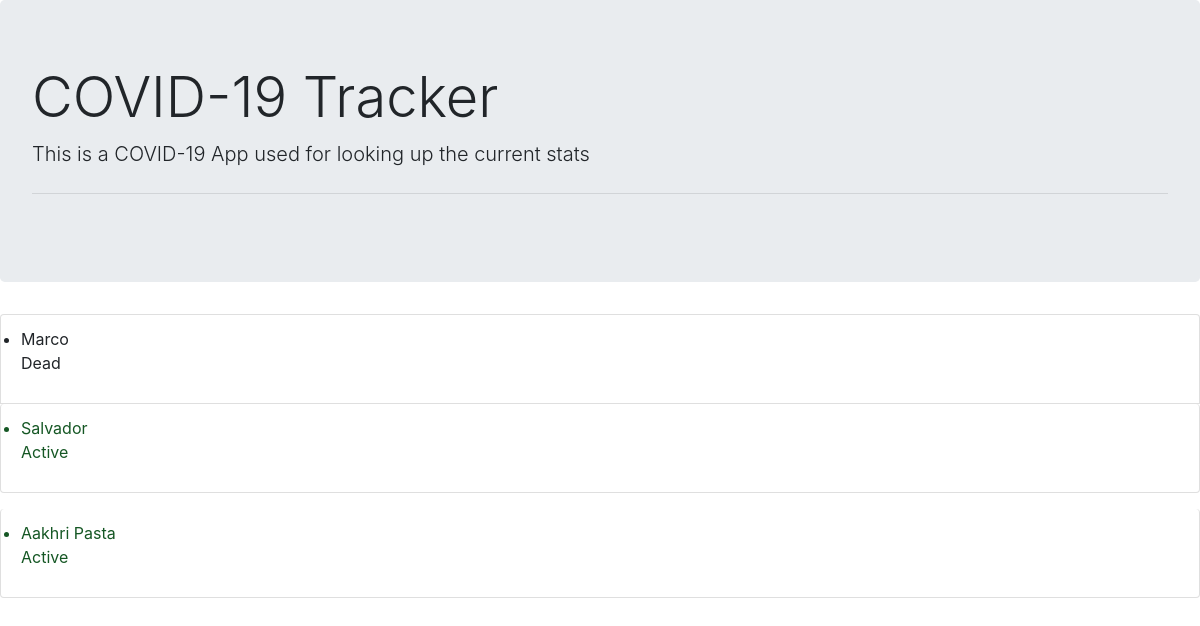
Page /countries/details/6 on the committed database.
### covidcases/models.py (models this page shows, shortened)
class Patients(models.Model):
    active = 'active'
    dead = 'dead'
    choices_list = [
        (active, 'Active'),
        (dead, 'Dead')
    ]
    country = models.ForeignKey(Country, on_delete=models.CASCADE)
    patient_name = models.CharField(max_length=200)
    status = models.CharField(max_length = 6, choices = choices_list)

### covidcases/views.py (the view)
# urls.py: path('details/<int:country_id>', views.details, name='details')
def details(request, country_id):
    country = get_object_or_404(Country, pk=country_id)
    all_patients = country.patients_set.all()
    context = {
        'all_patients': all_patients
    }
    return render(request, 'covidcases/details.html', context)

### covidcases/templates/covidcases/details.html
{% extends './base.html' %}
{% block content %}
    {% if all_patients %}
    <ul class="list-group">
        {% for patient in all_patients %}
        {% if patient.status == "active"%}
        <div class="list-group-item alert alert-success">
            <li>{{ patient.patient_name }}
            <p>Active</p>
            </li>
        </div>
        {% else %}
        <div class="list-group-item">
            <li>{{ patient.patient_name }}
            <p>Dead</p>
            </li>
        </div>
        {% endif %}
        {% endfor %}
    </ul>
    {% else %}
    <div class="alert alert-danger">
        No Patients added yet
    </div>
    {% endif %}
{% endblock %}

### rows in the picture
Patients: patient_name "Marco"
Patients: patient_name "Salvador"
Patients: patient_name "Aakhri Pasta"
